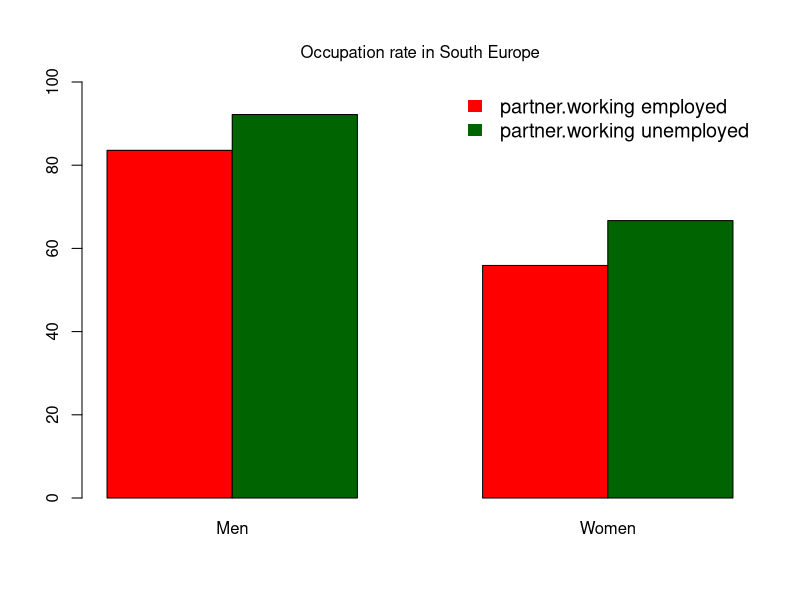
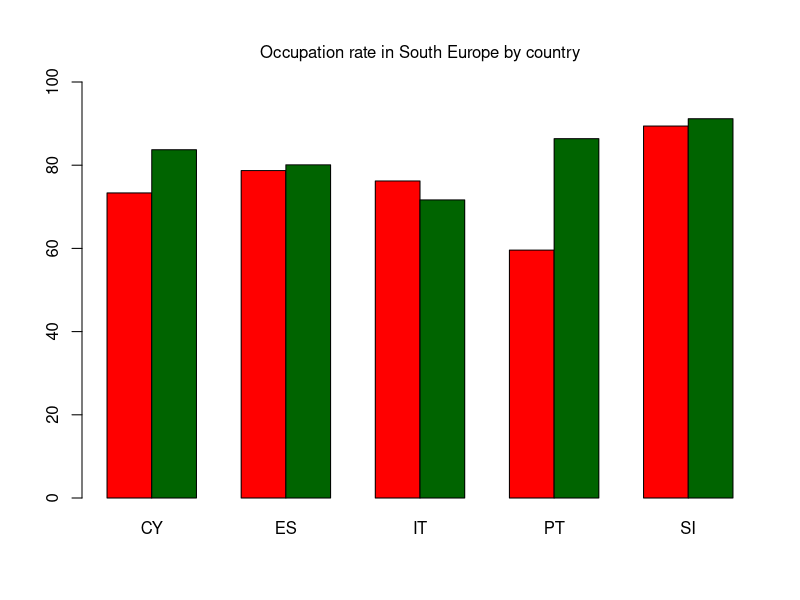
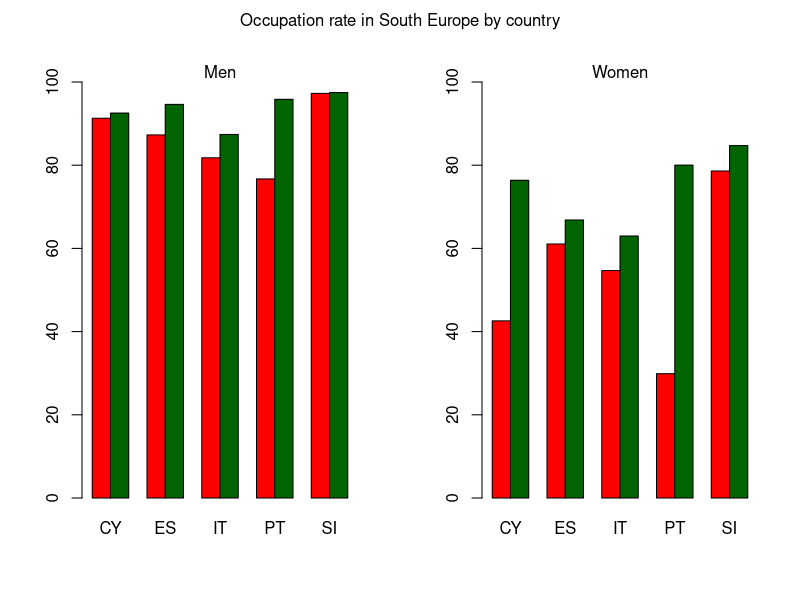
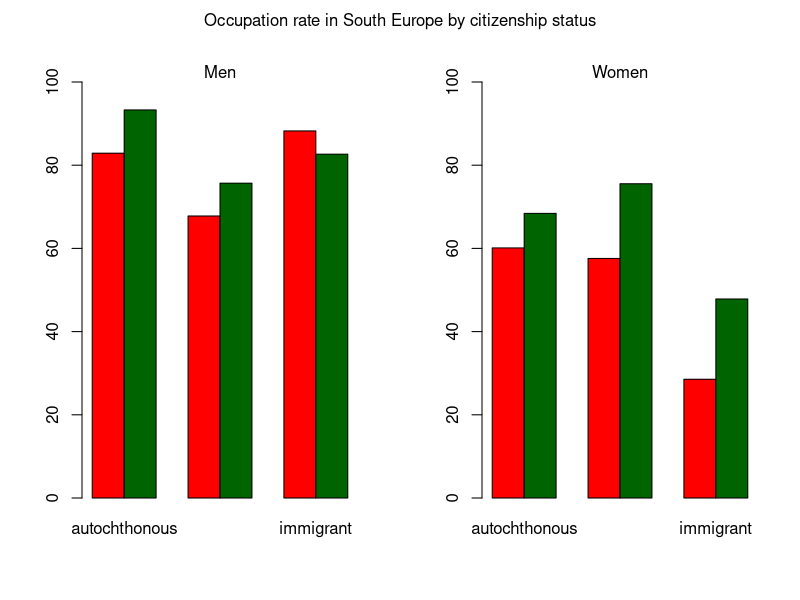

These charts were generated, in order, by the following R code:
# - - - - - - - - - - EXPLORATIVE DATA ANALYSIS - PDWRKP - - - - - - - - - - #

# Does having the fact that the partner works affect the employment rate?

#### load the dataset ####

work <- read.csv('Data_Cleaning/data_work.csv', header = T)

# Focus on south Europe
work <- work[work$rgn == 'South Europe', ]
work$rgn <- NULL

# Focus on people with a partner.working
work <- work[work$prtnr == 1, ]
work$prtnr <- NULL

# Extract vector containing the countries labels
work$cntry <- as.factor(work$cntry)
work$cntry <- droplevels(work$cntry)
country <-  levels(work$cntry)

# Merge native and autochthonous
work$ctzmod[work$ctzmod == 'native'] <- 'autochthonous'

# Convert ctzmod in factor and drop levels
work$ctzmod <- as.factor(work$ctzmod)
work$ctzmod <- droplevels(work$ctzmod)
citizenship <- levels(work$ctzmod)

# Convert pdwrkp in factor and drop levels
work$pdwrkp <- as.factor(work$pdwrkp)



#### Define the weights design ####
library(survey)

design <- svydesign(ids = ~psu, strata = ~stratum, weights = ~anweight, nest = T, 
                    data = work)



#### PDWRKP: Employment rate by gender in South Europe ####

partner.working.male.tab <- svytable(~pdwrkp+pdwrk, subset(design, gndr == 'male'))
partner.working.female.tab <- svytable(~pdwrkp+pdwrk, subset(design, gndr == 'female'))
partner.working.male <- partner.working.male.tab[,2]/rowSums(partner.working.male.tab)*100
partner.working.female <- partner.working.female.tab[,2]/rowSums(partner.working.female.tab)*100

rm(partner.working.male.tab, partner.working.female.tab)



# PLOT

partner.working <- cbind(partner.working.male, partner.working.female)
colnames(partner.working) <- c('Men', 'Women')

par(mfrow = c(1,1))
barplot(partner.working,
        ylim = c(0,100),
        beside = T,
        col = c('red', 'darkgreen'))
mtext('Occupation rate in South Europe', side=3, line = 1)
legend('topright', legend = c('partner.working employed', 'partner.working unemployed'), 
       fill = c('red','darkgreen'), 
       border = NA, 
       cex = 1.2,
       bty = 'n')


#### PDWRKP: Difference between countries WITHOUT GENDER ####

partner.working.south.NOgender <- NULL
for( cnt in country){
  tabnostd <- svytable(~pdwrkp+pdwrk, subset(design, cntry == cnt))
  tabnostd <- tabnostd[,2]/rowSums(tabnostd)*100
  partner.working.south.NOgender <- cbind(partner.working.south.NOgender, tabnostd)
}
colnames(partner.working.south.NOgender) <- country

rm(tabnostd)



# PLOT

par(mfrow = c(1,1))
barplot(partner.working.south.NOgender,
        ylim = c(0,100),
        beside = T,
        col = c('red', 'darkgreen'))
mtext('Occupation rate in South Europe by country', side=3, line = 1)


#### PDWRKP: Difference between countries WITH GENDER ####


partner.working.south.male <- partner.working.south.female <- NULL
for( cnt in country){
  tabnostd.male <- svytable(~pdwrkp+pdwrk, subset(design, gndr == 'male' & cntry == cnt))
  tabnostd.male <- tabnostd.male[,2]/rowSums(tabnostd.male)*100
  partner.working.south.male <- cbind(partner.working.south.male, tabnostd.male)
  
  tabnostd.female <- svytable(~pdwrkp+pdwrk, subset(design, gndr == 'female' & cntry == cnt))
  tabnostd.female <- tabnostd.female[,2]/rowSums(tabnostd.female)*100
  partner.working.south.female <- cbind(partner.working.south.female, tabnostd.female)
}
colnames(partner.working.south.male) <- country
colnames(partner.working.south.female) <- country

rm(tabnostd.male, tabnostd.female)



# PLOT

par(mfrow = c(1,2))
barplot(partner.working.south.male,
        ylim = c(0,100),
        beside = T,
        col = c('red', 'darkgreen'))
mtext('Men', side=3, line = 0)
barplot(partner.working.south.female,
        ylim = c(0,100),
        beside = T,
        col = c('red', 'darkgreen'))
mtext('Women', side=3, line = 0)
mtext('Occupation rate in South Europe by country', outer=T, side=3, line = -1.5)


#### PDWRKP: Difference between countries WITH citizenship ####

partner.working.citizenship.NOgender <- NULL
for( ctz in citizenship){
  tabnostd <- svytable(~pdwrkp+pdwrk, subset(design, ctzmod == ctz))
  tabnostd <- tabnostd[,2]/rowSums(tabnostd)*100
  partner.working.citizenship.NOgender <- cbind(partner.working.citizenship.NOgender, tabnostd)
}
colnames(partner.working.citizenship.NOgender) <- citizenship

partner.working.citizenship.male <- partner.working.citizenship.female <- NULL
for( ctz in citizenship){
  tabnostd.male <- svytable(~pdwrkp+pdwrk, subset(design, gndr == 'male' & ctzmod == ctz))
  tabnostd.male <- tabnostd.male[,2]/rowSums(tabnostd.male)*100
  partner.working.citizenship.male <- cbind(partner.working.citizenship.male, tabnostd.male)
  
  tabnostd.female <- svytable(~pdwrkp+pdwrk, subset(design, gndr == 'female' & ctzmod == ctz))
  tabnostd.female <- tabnostd.female[,2]/rowSums(tabnostd.female)*100
  partner.working.citizenship.female <- cbind(partner.working.citizenship.female, tabnostd.female)
}
colnames(partner.working.citizenship.male) <- citizenship
colnames(partner.working.citizenship.female) <- citizenship

rm(tabnostd, tabnostd.male, tabnostd.female)



# PLOT

par(mfrow = c(1,2))
barplot(partner.working.citizenship.male,
        ylim = c(0,100),
        beside = T,
        col = c('red', 'darkgreen'))
mtext('Men', side=3, line = 0)
barplot(partner.working.citizenship.female,
        ylim = c(0,100),
        beside = T,
        col = c('red', 'darkgreen'))
mtext('Women', side=3, line = 0)
mtext('Occupation rate in South Europe by citizenship status', outer=T, side=3, line = -1.5)


rm(cnt, ctz)
